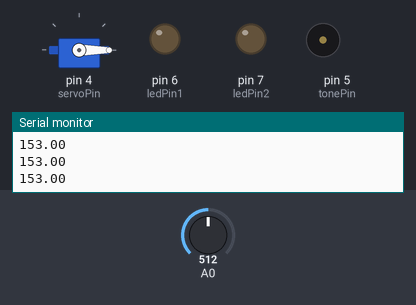
Recording of a sketch running on a simulated Arduino Uno, built with avr-gcc and run on an emulated ATmega328P. On the bench: servo, output pins drawn as LEDs (lit = HIGH), buzzer (waves = sounding), the last lines printed to the serial monitor. The test bench sets the inputs (shaded band); at power-on: A0 = 512.

Above: at 1.2 s.
1.3 s: A0 set to 40
2.8 s: A0 set to 33
At 6.2 s:
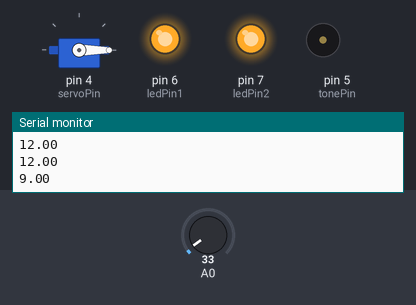
At 12.62 s:
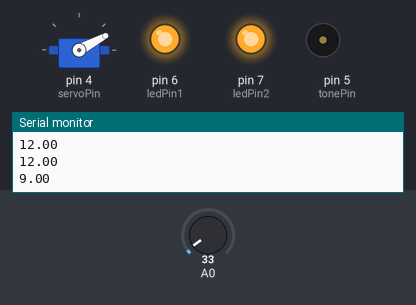
Timing chart, 0 to 13.9 s (numbered marks = the images above; inputs shaded):
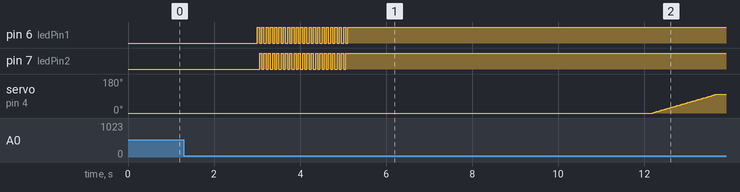

The sketch:

stepper-servo.ino
```cpp
#include <Servo.h>

//#include "NewPing.h"

// Motor pin definitions
#define servoPin  4     // IN1 on the ULN2003 driver 1
Servo myservo;
int posServo = 0;

#define ledPin1 6
#define ledPin2 7

//distance CM
float duration, distance;

int maxDisplayDistance =30;
int minDistance =2;
int triggerDistance = 10;
bool isTrainComing =false;

int tonePin=5;

void setup() {
  Serial.begin(9600);
  myservo.attach(servoPin);
  myservo.write(posServo);
  pinMode(ledPin1, OUTPUT);
  pinMode(ledPin2, OUTPUT);

  pinMode(tonePin,OUTPUT);

}

void loop() {
  if (isTrainComing == false && posServo==0){
    isTrainComing = isComing();
    delay(200);
  }
  if (isTrainComing == true || posServo != 0) {
      if(posServo==0){
        blinkLights();
      }
      trainTone();
      servoTurn();
   }

 }
void trainTone(){
  for(int j=0;j<2;j++){
      for(int i=500;i<=1000;i++)
      {
        tone(tonePin,i);
        delay(4);
      }
      for(int i=1000;i>=500;i--)
     {     tone(tonePin,i);
        delay(3);
     }
  }
  noTone(tonePin);
}
void servoTurn(){
    for(posServo = 0; posServo < 100; posServo += 1)
    {
        myservo.write(posServo);
        delay(15);
        //blinkLights();
    }
    delay(3000);
    isTrainComing=false;
    blinkLights();
    for(posServo = 100; posServo>=1; posServo-=1)
    {
        myservo.write(posServo);
        delay(15);
        //blinkLights();
    }
}

bool isComing()
{
  distance =(analogRead(A0)*3)/10;
  Serial.println(distance);
  if (distance > maxDisplayDistance)
      distance = maxDisplayDistance;
  if (distance < minDistance)
      distance = maxDisplayDistance;
  if (distance >triggerDistance)
    return false;
  return true;
  /*Serial.print("Object found at: ");
  Serial.print(distance);
  Serial.println("cm");
  */
 }
void blinkLights(){
  for (int i=0 ;i<=20;i++)
  {
    digitalWrite(ledPin1, HIGH);    // HIGH,LOW
    digitalWrite(ledPin2, LOW);    // HIGH,LOW
    delay(50);
    digitalWrite(ledPin1, LOW);    // HIGH,LOW
    digitalWrite(ledPin2, HIGH);
    delay(50);
  }
  if (isTrainComing==true){
    digitalWrite(ledPin1, HIGH);
    digitalWrite(ledPin2, HIGH);
  }
  else{
    digitalWrite(ledPin1, LOW);
    digitalWrite(ledPin2, LOW);
  }
}
```

Measured:
- the behaviour switches between 37 and 36 on A0 (found by bisection; images 0 and 1)
- after the input at 2.8 s, pin 6 (ledPin1): alternates HIGH for 0.05 s and LOW for 0.05 s, 43 changes in all, then stays HIGH, starting after 0.21 s; pin 7 (ledPin2): alternates HIGH for 0.05 s and LOW for 0.05 s, 41 changes in all, then stays HIGH, starting after 0.26 s; servo on pin 4 (servoPin): moves from 0° to 99° over 1.5 s, starting after 9.4 s
